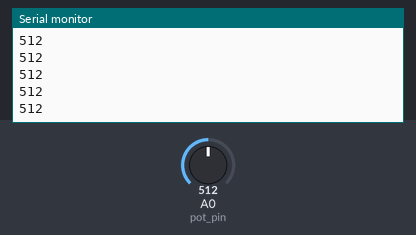
The sketch below on a simulated Arduino Uno, built with avr-gcc and run on an emulated ATmega328P. On the bench: the last lines printed to the serial monitor. The inputs (shaded band) are chosen by the test bench; at power-on: A0 (pot_pin) = 512.

Above: at 1.2 s.
1.3 s: A0 (pot_pin) set to 716
At 2.1 s:
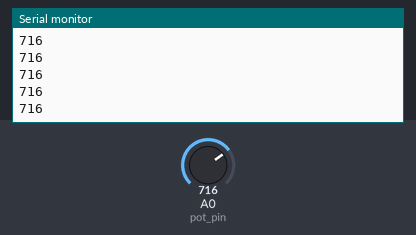
2.8 s: A0 (pot_pin) set to 900
At 3.7 s:
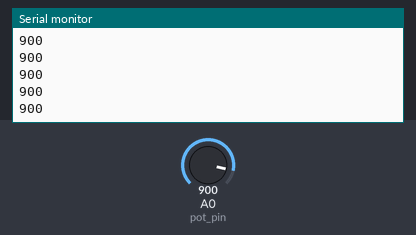
Timing chart, 0 to 5.8 s (numbered marks = the images above; inputs shaded):
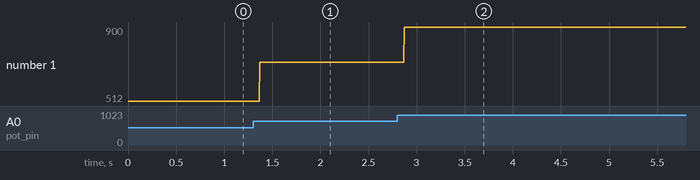

Measured:
- after the input at 1.3 s, the serial monitor: prints a new line after 0.07 s (image 1)
- after the input at 2.8 s, the serial monitor: prints a new line after 0.07 s (image 2)
- plotted number 1: 512 → 716 after the input at 1.3 s, 716 → 900 after the input at 2.8 s

The sketch:

MEEN433_Lab3.ino
```cpp
// Initialize an integer to store the analog pin number
// In Arduino, A0 is an alias for the PIN_A0 number
int pot_pin = A0;

void setup() {
  Serial.begin(9600);
  // Set the potentiometer pin as an input
  pinMode(pot_pin,INPUT);
}

void loop() {
  // Read and display the analog value of the pot pin
  Serial.println(analogRead(pot_pin));
}
```
